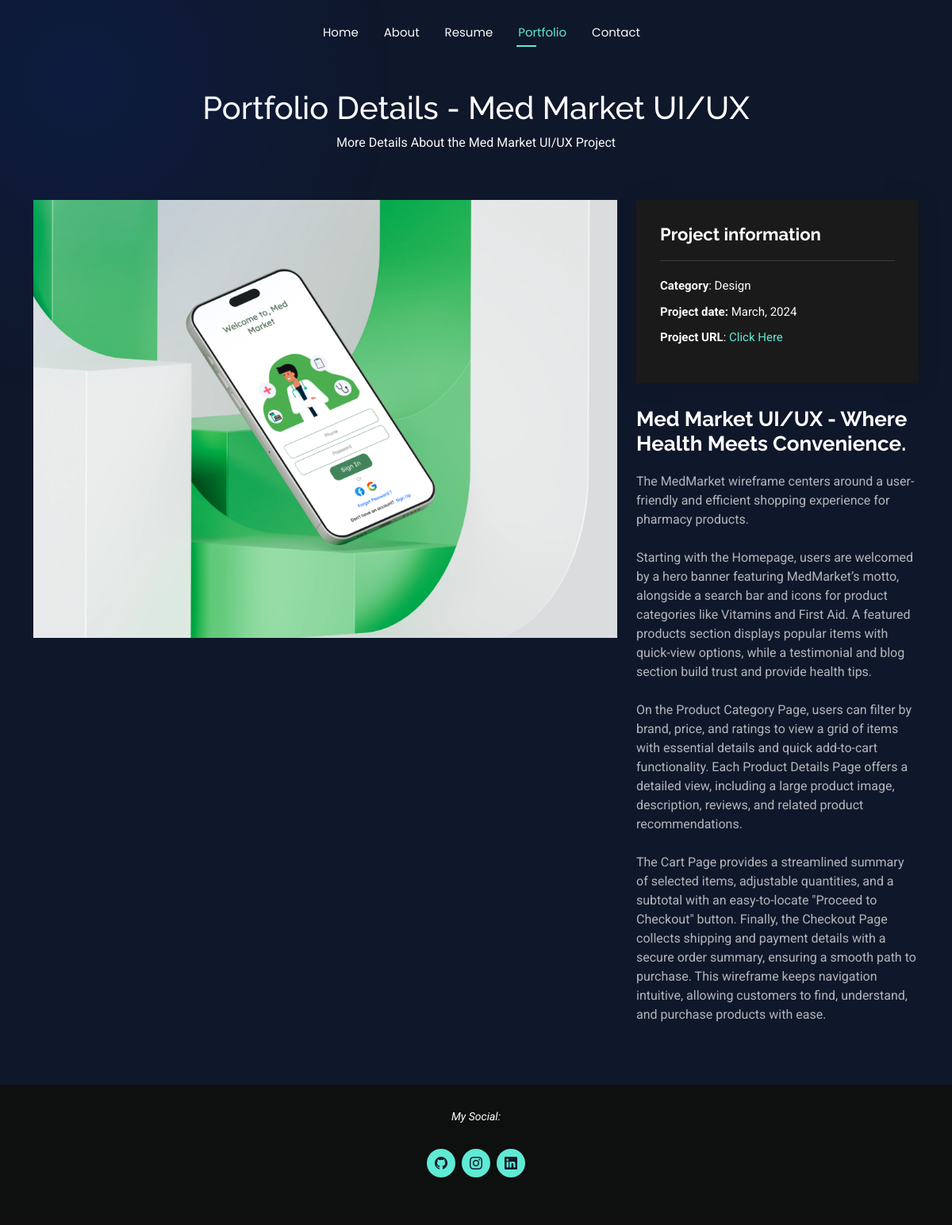
Page /portfolio-details.php?id=2 on the committed database.
### tables this page shows
CREATE TABLE `portfolio` (
  `id` int NOT NULL,
  `project_name` varchar(255) NOT NULL,
  `category` varchar(50) NOT NULL,
  `description` text,
  `image_url` varchar(255) DEFAULT NULL,
  `project_date` varchar(100) NOT NULL,
  `full_description` text NOT NULL,
  `motto` varchar(50) NOT NULL,
  `project_url` varchar(100) NOT NULL
);

### portfolio-details.php (the view, shortened to what this page needs)
<?php
include './connection.php';
$projectId = isset($_GET['id']) ? (int) $_GET['id'] : 0;
$projectQuery = "SELECT * FROM `portfolio` WHERE `id` = $projectId";
$projectRes = $conn->query($projectQuery);
$project = $projectRes->fetch_assoc();
$query = "SELECT `name`, link FROM `social-link`";
$res = $conn->query($query);
$socialLinks = [];
if ($res->num_rows > 0) {
    while ($row = $res->fetch_assoc()) {
        $socialLinks[$row['name']] = $row['link'];
    }
}
?>
<!DOCTYPE html>
<html lang="en">
  <head>
    <link
      href="assets/vendor/bootstrap/css/bootstrap.min.css"
      rel="stylesheet"
    />
    <link
      href="assets/vendor/bootstrap-icons/bootstrap-icons.css"
      rel="stylesheet"
    />
    <link href="assets/vendor/aos/aos.css" rel="stylesheet" />
    <link href="assets/vendor/swiper/swiper-bundle.min.css" rel="stylesheet" />
    <link
      href="assets/vendor/glightbox/css/glightbox.min.css"
      rel="stylesheet"
    />
    <link href="assets/css/main.css" rel="stylesheet" />
    <link rel="stylesheet" href="assets/css/custom.css" />
  </head>
  <body class="portfolio-details-page">
    <header id="header" class="header d-flex align-items-center fixed-top">
      <div
        class="container-fluid container-xl position-relative d-flex align-items-center justify-content-center"
      >
        <nav id="navmenu" class="navmenu">
          <ul>
            <li><a href="index.php">Home</a></li>
            <li><a href="about.php">About</a></li>
            <li><a href="resume.php">Resume</a></li>
            <li><a href="portfolio.php" class="active">Portfolio</a></li>
            <li><a href="contact.php">Contact</a></li>
          </ul>
        </nav>
      </div>
    </header>
    <main class="main">
      <div class="page-title pt-3" data-aos="fade">
        <div class="mt-5 pt-5">
          <div class="container">
            <div class="row d-flex justify-content-center text-center">
              <div class="col-lg-8">
                <h1>Portfolio Details - <?php echo htmlspecialchars($project['project_name']); ?></h1>
                <p class="mb-0">
                  More Details About the <?php echo htmlspecialchars($project['project_name']); ?> Project
                </p>
              </div>
            </div>
          </div>
        </div>
      </div>
      <section id="portfolio-details" class="portfolio-details section">
        <div class="container" data-aos="fade-up" data-aos-delay="100">
          <div class="row gy-4">
            <div class="col-lg-8">
              <div class="portfolio-details-slider swiper init-swiper">
                <div class="swiper-wrapper align-items-center">
                  <div class="swiper-slide">
                    <img src="<?php echo htmlspecialchars($project['image_url']); ?>" alt="" />
                  </div>
                </div>
              </div>
            </div>
            <div class="col-lg-4">
              <div
                class="portfolio-info"
                data-aos="fade-up"
                data-aos-delay="200"
              >
                <h3>Project information</h3>
                <ul>
                  <li><strong>Category</strong>: <?php echo htmlspecialchars($project['category']); ?></li>
                  <li><strong>Project date: </strong><?php echo htmlspecialchars($project['project_date']); ?></li>
                  <li>
                    <strong>Project URL</strong>:
                    <?php if (!empty($project['project_url'])): ?>
                      <a href="<?php echo htmlspecialchars($project['project_url']); ?>" target="_blank">Click Here</a>
                    <?php else: ?>
                      link for this project is not available
                    <?php endif; ?>
                  </li>
                </ul>
              </div>
              <div
                class="portfolio-description"
                data-aos="fade-up"
                data-aos-delay="300"
              >
                <h2><?php echo htmlspecialchars($project['project_name']); ?> - <?php echo htmlspecialchars($project['motto']); ?></h2>
                <p>
                <?php echo ($project['full_description']); ?>
                </p>
              </div>
            </div>
          </div>
        </div>
      </section>
    </main>
    <footer id="footer" class="footer dark-background">
      <div class="container">
        <p>My Social:</p>
        <div class="social-links d-flex justify-content-center">
          <a target="_blank" href="<?= $socialLinks['github'] ?>"><i class="bi bi-github"></i></a>
          <a target="_blank" href="<?= $socialLinks['instagram'] ?>"><i class="bi bi-instagram"></i></a>
          <a target="_blank" href="<?= $socialLinks['linkedin'] ?>"><i class="bi bi-linkedin"></i></a>
        </div>
      </div>
    </footer>
  </body>
</html>

### assets/css/main.css (style rules this page uses)
:root { --default-font: "Roboto", system-ui, -apple-system, "Segoe UI", Roboto, "Helvetica Neue", Arial, "Noto Sans", "Liberation Sans", sans-serif, "Apple Color Emoji", "Segoe UI Emoji", "Segoe UI Symbol", "Noto Color Emoji"; --heading-font: "Raleway", sans-serif; --nav-font: "Poppins", sans-serif; }
:root { --background-color: #0f172a; --default-color: #fafafa; --heading-color: #ffffff; --accent-color: #5eead4; --surface-color: #1a1a1a; --contrast-color: #0f172a; }
:root { --nav-color: #fafafa; --nav-hover-color: #5eead4; --nav-mobile-background-color: #1a1a1a; --nav-dropdown-background-color: #1a1a1a; --nav-dropdown-color: #fafafa; --nav-dropdown-hover-color: #5eead4; }
.dark-background { --background-color: rgba(15, 15, 15, 0.975); --default-color: #ffffff; --heading-color: #ffffff; --surface-color: #292929f9; --contrast-color: #0f172a; }
:root { scroll-behavior: smooth; }
body { color: var(--default-color); background-color: var(--background-color); font-family: var(--default-font); }
a { color: var(--accent-color); text-decoration: none; transition: 0.3s; }
h1, h2, h3, h4, h5, h6 { color: var(--heading-color); font-family: var(--heading-font); }
.header { --background-color: rgba(0, 0, 0, 0); color: var(--default-color); background-color: var(--background-color); padding: 15px 0; transition: all 0.5s; z-index: 997; }
@media (min-width: 1200px) { .navmenu { padding: 0; } }
@media (min-width: 1200px) { .navmenu ul { margin: 0; padding: 0; display: flex; list-style: none; align-items: center; } }
@media (min-width: 1200px) { .navmenu li { position: relative; } }
@media (min-width: 1200px) { .navmenu>ul>li { white-space: nowrap; padding: 15px 14px; } }
@media (min-width: 1200px) { .navmenu>ul>li:last-child { padding-right: 0; } }
@media (min-width: 1200px) { .navmenu a, .navmenu a:focus { color: var(--nav-color); font-size: 15px; padding: 0 2px; font-family: var(--nav-font); font-weight: 400; display: flex; align-items: center; justify-content: space-between; white-space: nowrap; transition: 0.3s; position: relative; } }
@media (min-width: 1200px) { .navmenu>ul>li>a:before { content: ""; position: absolute; height: 2px; bottom: -6px; left: 0; background-color: var(--nav-hover-color); visibility: hidden; width: 0px; transition: all 0.3s ease-in-out 0s; } }
@media (min-width: 1200px) { .navmenu a:hover:before, .navmenu li:hover>a:before, .navmenu .active:before { visibility: visible; width: 25px; } }
@media (min-width: 1200px) { .navmenu li:hover>a, .navmenu .active, .navmenu .active:focus { color: var(--nav-hover-color); } }
.footer { color: var(--default-color); background-color: var(--background-color); font-size: 14px; text-align: center; padding: 30px 0; position: relative; }
.footer p { font-size: 15; font-style: italic; padding: 0; margin: 0 0 30px 0; }
.footer .social-links { margin: 0 0 30px 0; }
.footer .social-links a { font-size: 16px; display: flex; align-items: center; justify-content: center; background: var(--accent-color); color: var(--contrast-color); line-height: 1; margin: 0 4px; border-radius: 50%; text-align: center; width: 36px; height: 36px; transition: 0.3s; }
.page-title { color: var(--default-color); background-color: var(--background-color); position: relative; }
section, .section { color: var(--default-color); background-color: var(--background-color); padding: 60px 0; scroll-margin-top: 100px; overflow: clip; }
.portfolio-details .portfolio-details-slider img { width: 100%; }
.portfolio-details .portfolio-info { background-color: var(--surface-color); padding: 30px; box-shadow: 0px 0 30px rgba(0, 0, 0, 0.1); }
.portfolio-details .portfolio-info h3 { font-size: 22px; font-weight: 700; margin-bottom: 20px; padding-bottom: 20px; border-bottom: 1px solid color-mix(in srgb, var(--default-color), transparent 85%); }
.portfolio-details .portfolio-info ul { list-style: none; padding: 0; font-size: 15px; }
.portfolio-details .portfolio-info ul li+li { margin-top: 10px; }
.portfolio-details .portfolio-description { padding-top: 30px; }
.portfolio-details .portfolio-description h2 { font-size: 26px; font-weight: 700; margin-bottom: 20px; }
.portfolio-details .portfolio-description p { padding: 0; color: color-mix(in srgb, var(--default-color), transparent 30%); }

### rows in the picture
portfolio: project_name "Med Market UI/UX", image_url (picture), category "Design", project_date "March, 2024", motto "Where Health Meets Convenience.", full_description "The MedMarket wireframe centers around a user-friendly and efficient shopping experience for pharmacy products. Starting with the Homepage, users are welcomed by a hero banner featuring MedMarket’s motto, alongside a search bar and icons for product categories like Vitamins and First Aid. A featured products section displays popular items with quick-view options, while a testimonial and blog section build trust and provide health tips. On the Product Category Page, users can filter by brand, price, and ratings to view a grid of items with essential details and quick add-to-cart functionality. Each Product Details Page offers a detailed view, including a large product image, description,…"
